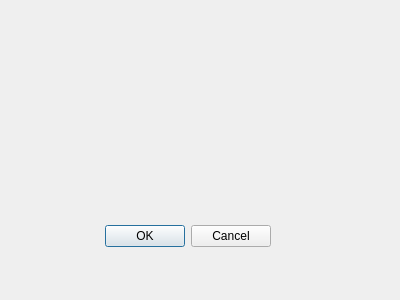
<?xml version="1.0" encoding="UTF-8"?>
<ui version="4.0">
 <class>Dialog</class>
 <widget class="QDialog" name="Dialog">
  <property name="geometry">
   <rect>
    <x>0</x>
    <y>0</y>
    <width>400</width>
    <height>300</height>
   </rect>
  </property>
  <property name="windowTitle">
   <string>Dialog</string>
  </property>
  <widget class="QDialogButtonBox" name="buttonBox">
   <property name="geometry">
    <rect>
     <x>80</x>
     <y>220</y>
     <width>191</width>
     <height>32</height>
    </rect>
   </property>
   <property name="orientation">
    <enum>Qt::Horizontal</enum>
   </property>
   <property name="standardButtons">
    <set>QDialogButtonBox::Cancel|QDialogButtonBox::Ok</set>
   </property>
  </widget>
 </widget>
 <resources/>
 <connections>
  <connection>
   <sender>buttonBox</sender>
   <signal>accepted()</signal>
   <receiver>Dialog</receiver>
   <slot>accept()</slot>
   <hints>
    <hint type="sourcelabel">
     <x>248</x>
     <y>254</y>
    </hint>
    <hint type="destinationlabel">
     <x>157</x>
     <y>274</y>
    </hint>
   </hints>
  </connection>
  <connection>
   <sender>buttonBox</sender>
   <signal>rejected()</signal>
   <receiver>Dialog</receiver>
   <slot>reject()</slot>
   <hints>
    <hint type="sourcelabel">
     <x>316</x>
     <y>260</y>
    </hint>
    <hint type="destinationlabel">
     <x>286</x>
     <y>274</y>
    </hint>
   </hints>
  </connection>
 </connections>
</ui>
